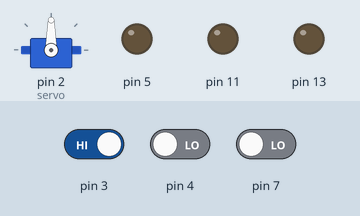
Bench run of a sketch on a simulated Arduino Uno, built with avr-gcc and run on an emulated ATmega328P. Parts: servo, output pins drawn as LEDs (lit = HIGH). Dashed ring = blinking. The inputs (shaded band) are chosen by the test bench; at power-on: pin 3 HIGH, pin 4 LOW, pin 7 LOW.

Above: at 1.2 s.
1.3 s: pin 3 driven LOW
2.8 s: pin 4 driven HIGH
At 5.7 s:
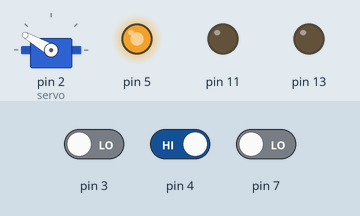
5.8 s: pin 3 driven HIGH
At 6.4 s:
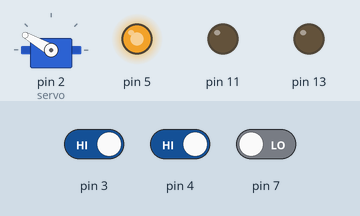
7.3 s: pin 4 driven LOW
At 7.7 s:
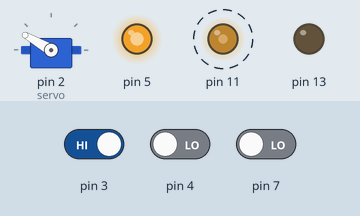
10.3 s: pin 7 driven HIGH
At 11.6 s:
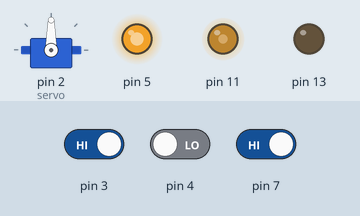
11.9 s: pin 3 driven LOW and pin 4 driven HIGH and pin 7 driven LOW
At 12.6 s:
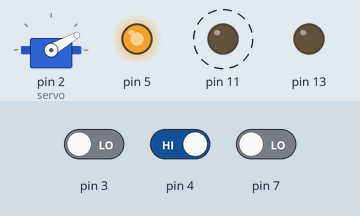
Timing chart, 0 to 15.9 s (numbered marks = the images above; inputs shaded):
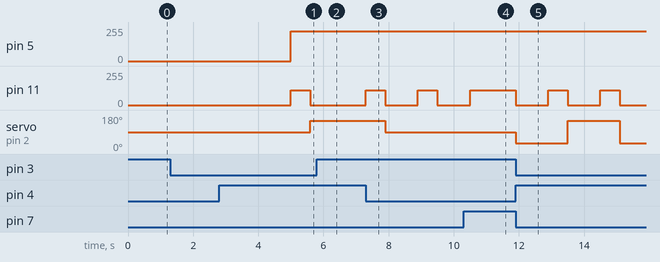

The sketch:

final.ino
```cpp
int a = 1;
int b = 1;

#include <Servo.h>
Servo servo;

unsigned int timer3;
unsigned int timer2;
unsigned int timer1;

void setup() {
  pinMode(3, INPUT);
  pinMode(4, INPUT);
  servo.attach(2);
  pinMode(7, INPUT);
  pinMode(13, OUTPUT);
}

void loop()
{
  if (!digitalRead(3)  && digitalRead(4))
  {
    if (millis() - timer3 >= 5000)
    {
      if (millis() - timer2 >= 600 && a == 0 && !digitalRead(7) )
      {
        analogWrite(11, 0);
        analogWrite(5, 225);
        timer2 = millis();
        servo.write(30);
        a++;
      }
      if (millis() - timer2 >= 1000 && a == 1 )
      {
        timer2 = millis();
        analogWrite(5, 225);
        analogWrite(11, 110);
        a++;
      }
      if (millis() - timer2 >= 600 && a == 2 && !digitalRead(7) )
      {
        timer2 = millis();
        servo.write(150);
        analogWrite(5, 225);
        analogWrite(11, 0);
        a++;
      }
      if (millis() - timer2 >= 1000 && a == 3  )
      {
        timer2 = millis();
        analogWrite(5, 225);
        analogWrite(11, 110);
        a -= 3;
      }
    }
    if (millis() - timer3 >= 60000)
    { servo.write(90);
      analogWrite(5, 0);
      analogWrite(11, 0);
    }
  }
  if (digitalRead(3) && !digitalRead(4))
  {
    if (millis() - timer3 >= 5000)
    {
      if (millis() - timer2 >= 600 && a == 0 && !digitalRead(7) )
      {
        analogWrite(11, 0);
        analogWrite(5, 225);
        timer2 = millis();
        servo.write(90);
        a++;
      }
      if (millis() - timer2 >= 1000 && a == 1 )
      {
        timer2 = millis();
        analogWrite(5, 225);
        analogWrite(11, 110);
        a++;
      }
      if (millis() - timer2 >= 600 && a == 2 && !digitalRead(7) )
      {
        timer2 = millis();
        servo.write(90);
        analogWrite(5, 225);
        analogWrite(11, 0);
        a++;
      }
      if (millis() - timer2 >= 1000 && a == 3  )
      {
        timer2 = millis();
        analogWrite(5, 225);
        analogWrite(11, 110);
        a -= 3;
      }
    }
    if (millis() - timer3 >= 60000)
    { servo.write(90);
      analogWrite(5, 0);
      analogWrite(11, 0);
    }
  }
  if (!digitalRead(3) && !digitalRead(4))
  {
    { servo.write(90);
      analogWrite(5, 0);
      analogWrite(11, 0);
    }
  }
}
```

Measured:
- after the input at 2.8 s, pin 5: 0/255 → 225/255 after 2.2 s; pin 11: 0/255 → 110/255 after 2.2 s, → 0/255 0.60 s later; servo on pin 2 (servo): 90° → 150° after 2.8 s
- after the input at 5.8 s, pin 11: stays 0/255 (without the input it goes to 110/255 after 0.80 s); servo on pin 2 (servo): stays 150° (without the input it goes to 30° after 1.4 s)
- after the input at 7.3 s, pin 11: alternates 110/255 for 0.60 s and 0/255 for 1.0 s, starting at once; servo on pin 2 (servo): 150° → 90° after 0.60 s
- after the input at 10.3 s, pin 11: goes on until 10.5 s, then stays 110/255
- after the input at 11.9 s, pin 11: alternates 110/255 for 0.60 s and 0/255 for 1.0 s, starting at once; servo on pin 2 (servo): 90° → 30° at once, → 150° 1.6 s later, → 30° 1.6 s later
